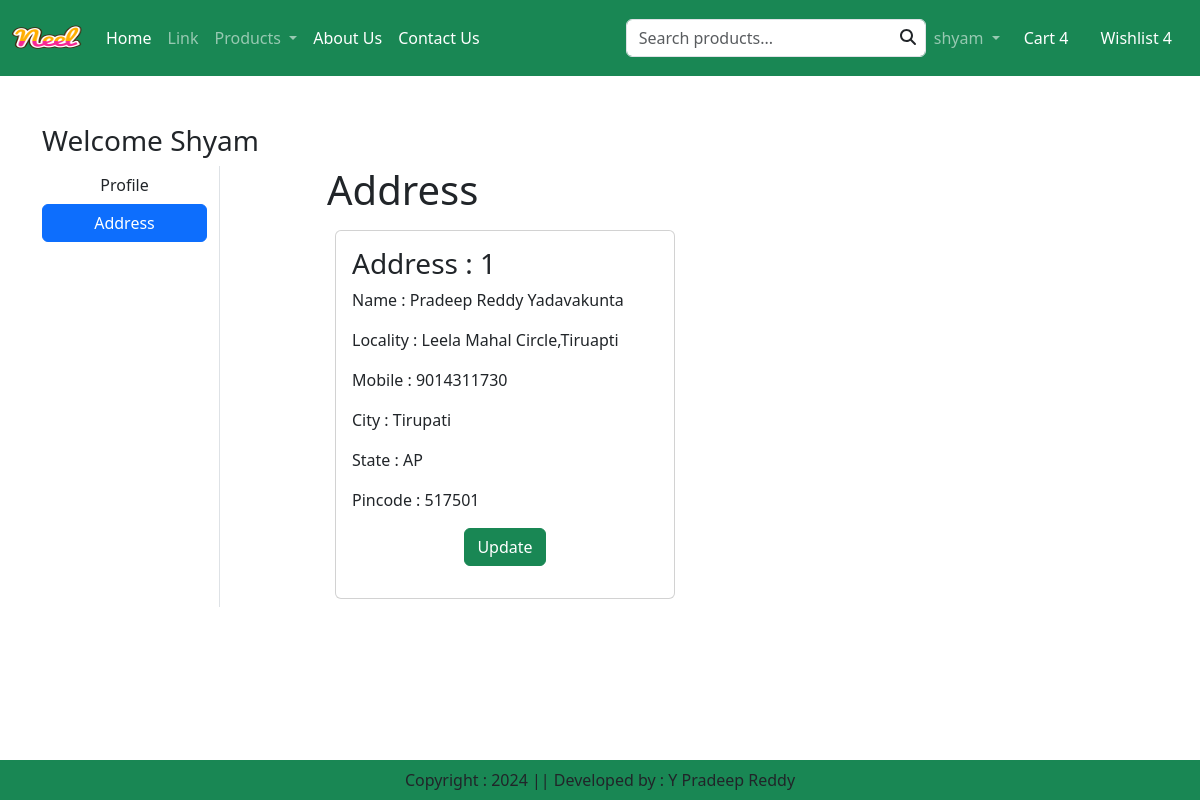
The app's page /address/ (signed in) with its own data.
### app/models.py (models this page shows, shortened)
class Customer(models.Model):
    user=models.ForeignKey(User,on_delete=models.CASCADE)
    name=models.CharField(max_length=200)
    locality=models.CharField(max_length=200)
    city=models.CharField(max_length=200)
    mobile=models.IntegerField(default=0)
    zipcode=models.IntegerField()
    state=models.CharField(choices=STATE_CHOICES,max_length=100)

### app/views.py (the view)
# urls.py: path("address/",views.address,name='address'),
def address(request):
    add=Customer.objects.filter(user=request.user)
    return render(request,'app/address.html',locals())

### app/templates/app/address.html (shortened to what this page needs)
{% extends "app/base.html" %}
{% load static%}
{% block main_content %}
<div class="container my-5">
    <div class="row">
            <h3>Welcome <span class="text-capitalize">{{user.username}}</span></h3>
    <div class="col-sm-2 border-end">
        <ul class="list-unstyled">
            <li class="d-grid"><a href="{% url 'profile' %}" class="btn">Profile</a></li>
            <li class="d-grid"><a href="{% url 'address' %}" class="btn btn-primary">Address</a></li>
        </ul>
    </div>
    <div class="col-sm-8 offset-sm-1">
        <h1>Address</h1>
        <div class="row">
            {% for ad in add %}
            <div class="col-sm-6">
                <div class="card m-2">
                <div class="card-body">
                    <h3>Address : {{forloop.counter}}</h3>
                    <p>Name : {{ad.name}}</p>
                    <p>Locality : {{ad.locality}}</p>
                    <p>Mobile : {{ad.mobile}}</p>
                    <p>City : {{ad.city}}</p>
                    <p>State : {{ad.state}}</p>
                    <p>Pincode : {{ad.zipcode}}</p>
                    <p class="text-center"><a href="{% url 'updateAddress' pk=ad.id %}" type="button" class="btn btn-success">Update</a></p>
                </div>
            </div>
            </div>
            {% endfor %}
        </div>
    </div>
</div>
</div>
{% endblock main_content %}

### app/templates/app/base.html (shortened to what this page needs)
<!DOCTYPE html>
{% load static %}
<html lang="en">
  <head>
    <link
      href="https://cdn.jsdelivr.net/npm/bootstrap@5.3.3/dist/css/bootstrap.min.css"
      rel="stylesheet"
    />
    <link rel="stylesheet" href="{% static 'app/css/owl.carousel.min.css' %}" />
    <link rel="stylesheet" href="{% static 'app/css/all.min.css' %}" />
    <link rel="stylesheet" href="{% static 'app/css/style.css' %}" />
  </head>
  <body>
    <nav class="navbar navbar-expand-lg navbar-dark bg-success">
      <div class="container-fluid">
        <a class="navbar-brand" href="#">
          <img
            src="{% static 'app/images/Neel.png' %}"
            width="70"
            height="50"
          />
        </a>
        <div class="collapse navbar-collapse" id="navbarSupportedContent">
          <ul class="navbar-nav me-auto mb-2 mb-lg-0">
            <li class="nav-item">
              <a class="nav-link active" aria-current="page" href="/">Home</a>
            </li>
            <li class="nav-item">
              <a class="nav-link" href="#">Link</a>
            </li>
            <li class="nav-item dropdown">
              <a
                class="nav-link dropdown-toggle"
                href="#"
                role="button"
                data-bs-toggle="dropdown"
                aria-expanded="false"
              >
                Products
              </a>
            </li>
            <li class="nav-item">
              <a class="nav-link text-white" aria-disabled="true" href="{% url 'about' %}" style="cursor: pointer;">About Us</a>
            </li>
            <li class="nav-item">
              <a class="nav-link text-white" aria-disabled="true" href="{% url 'contact' %}">Contact Us</a>
            </li>
          </ul>
          <form class="d-flex" role="search" method="get" action="{% url 'search' %}">
            <div class="position-relative" style="width: 300px;">
              <input
                type="text"
                id="product-search"
                class="form-control"
                placeholder="Search products..."
                autocomplete="off"
              >
              <i class="fa fa-search position-absolute" style="top: 10px; right: 10px;"></i>
            </div>
          </form>
        </div>
        <ul class="navbar-nav me-auto mb-2 mb-lg-0">
          {% if user.is_authenticated %}
          <li class="nav-item dropdown">
            <a
              class="nav-link dropdown-toggle"
              href="#"
              role="button"
              data-bs-toggle="dropdown"
              aria-expanded="false"
            >
             {{user.username}}
            </a>
          </li>
          <li class="nav-item mx-2">
            <a href="#" class="nav-link text-white">Cart 4</a>
          </li>
          <li class="nav-item mx-2">
            <a href="#" class="nav-link text-white">Wishlist 4</a>
          </li>
          {% endif %}
        </ul>
      </div>
    </nav>
      {% block main_content %}{% endblock main_content %}
    <footer
      class="container-fluid bg-success text-center p-2 mt-5 fixed-bottom"
    >
      Copyright : 2024 || Developed by : Y Pradeep Reddy
    </footer>
  </body>
</html>

### records on screen
Customer: name "Pradeep Reddy Yadavakunta", locality "Leela Mahal Circle,Tiruapti", mobile "9014311730", city "Tirupati", state "AP", zipcode "517501"

### other values on screen
{{ user.username }} "shyam"
{{ user.username }} "Shyam"
